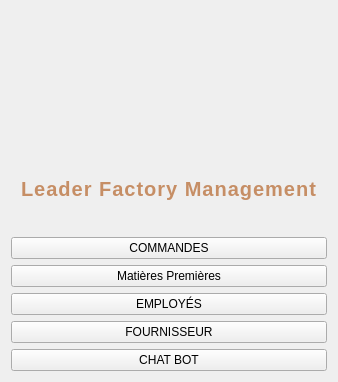
     <widget class="QFrame" name="sidebar">
      <property name="minimumSize">
       <size>
        <width>220</width>
        <height>0</height>
       </size>
      </property>
      <layout class="QVBoxLayout" name="sidebarLayout">
       <item>
        <widget class="QLabel" name="logo_label">
         <property name="minimumSize">
          <size>
           <width>0</width>
           <height>150</height>
          </size>
         </property>
         <property name="text">
          <string/>
         </property>
         <property name="alignment">
          <set>Qt::AlignmentFlag::AlignCenter</set>
         </property>
        </widget>
       </item>
       <item>
        <widget class="QLabel" name="factory_title">
         <property name="styleSheet">
          <string notr="true">color: #C68E65; font-size: 20px; font-weight: bold; padding: 10px 10px 30px 10px; letter-spacing: 1px;</string>
         </property>
         <property name="text">
          <string>Leader Factory Management</string>
         </property>
         <property name="alignment">
          <set>Qt::AlignmentFlag::AlignCenter</set>
         </property>
        </widget>
       </item>
       <item>
        <widget class="QPushButton" name="btn_nav_orders">
         <property name="text">
          <string>COMMANDES</string>
         </property>
        </widget>
       </item>
       <item>
        <widget class="QPushButton" name="btn_nav_material">
         <property name="text">
          <string>Matières Premières</string>
         </property>
        </widget>
       </item>
       <item>
        <widget class="QPushButton" name="btn_nav_employees">
         <property name="text">
          <string>EMPLOYÉS</string>
         </property>
        </widget>
       </item>
       <item>
        <widget class="QPushButton" name="btn_nav_suppliers">
         <property name="text">
          <string>FOURNISSEUR</string>
         </property>
        </widget>
       </item>
       <item>
        <widget class="QPushButton" name="btn_nav_ai">
         <property name="text">
            <string>CHAT BOT</string>
         </property>
        </widget>
       </item>
       <item>
        <spacer name="vSpacer">
         <property name="orientation">
          <enum>Qt::Orientation::Vertical</enum>
         </property>
         <property name="sizeHint" stdset="0">
          <size>
           <width>0</width>
           <height>0</height>
          </size>
         </property>
        </spacer>
       </item>
      </layout>
     </widget>
